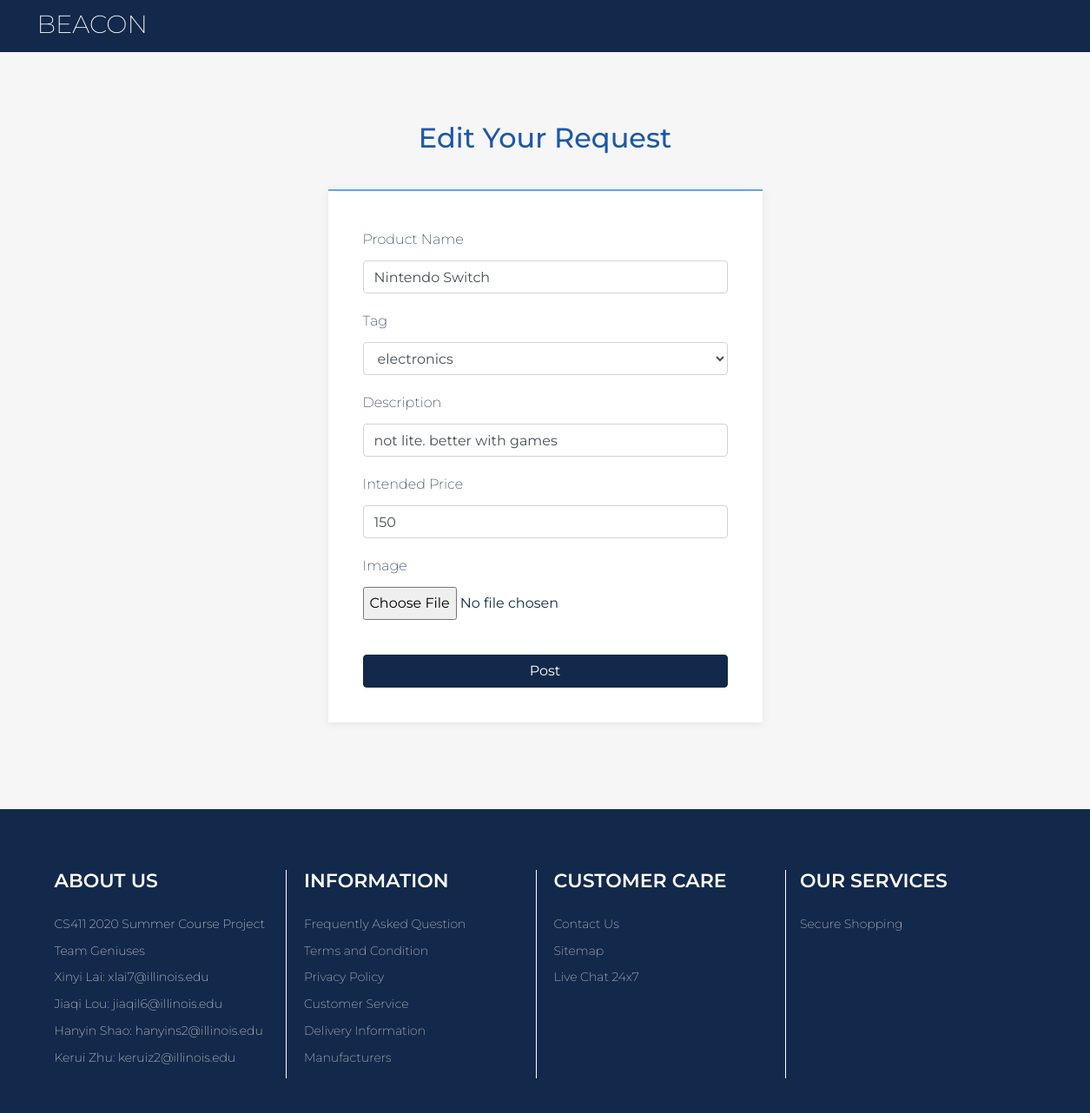
The app's page /edit_request.php?id=17 with its own data.
### tables this page shows
CREATE TABLE `Requests` (
  `RequestId` int NOT NULL,
  `BuyerId` varchar(50) DEFAULT NULL,
  `ProductName` varchar(50) DEFAULT NULL,
  `Tag` varchar(50) DEFAULT NULL,
  `Description` varchar(500) DEFAULT NULL,
  `Image` varchar(100) DEFAULT NULL,
  `IntendedPrice` double DEFAULT NULL,
  `SaleId` int DEFAULT NULL,
  `DatePost` timestamp NOT NULL DEFAULT CURRENT_TIMESTAMP
);

### edit_request.php (the view, shortened to what this page needs)
<?php
    $requestid = (int)$_GET['id'];
    if ($requestid) {
        if ($_SERVER["REQUEST_METHOD"] == "POST") {
            $seller_id = $_SESSION['curr_user'];
            $product_name = ppc($_POST["product_name"]);
            $tag = ppc($_POST["tag"]);
            $description = ppc($_POST["description"]);
            $intended_price = (double)ppc($_POST["intendedPrice"]);
            if ($product_name != "" && $intended_price > 0 && file_exists($_FILES['image']['tmp_name'])) {
                $upload_dir="images/".$seller_id."/";
                if(!is_dir($upload_dir)) { mkdir($upload_dir); }
                $postfix = substr($_FILES['image']['name'],strrpos($_FILES['image']['name'],'.'));
                $filename = $upload_dir.date("YmdHis").$postfix;
                if(move_uploaded_file($_FILES['image']['tmp_name'], $filename)){
                    $conn = connectDB();
                    $sql = "SELECT * FROM Requests WHERE RequestId=$requestid";
                    $result = $conn->query($sql);
                    if ($result) {
                        $row = mysqli_fetch_assoc($result);
                        $original_filepath = $row['Image'];
                        if(is_file($original_filepath)) {
                            unlink($original_filepath);
                        }
                    }
                    else {
                        $msg = "Delete old image Error: " . $sql . "<br>" . $conn->error;
                        header("location:index.php");
                        exit;
                    }
                    $sql = "UPDATE Requests
						    SET ProductName = '$product_name', Tag = '$tag', Description = '$description', Image = '$filename', IntendedPrice = '$intended_price'
                            WHERE RequestId = '$requestid'";
                    if ($conn->query($sql)) {
                        header("location:myrequests.php");
                        exit;
                    } else {
                        $msg = 'Update fail';
                    }
                    $conn->close();
                } else {
                    $msg = 'Store fail';
                }
            } else if ($product_name != "" && $intended_price > 0){
                    $conn = connectDB();
                    $sql = "UPDATE Requests
						    SET ProductName = '$product_name', Tag = '$tag', Description = '$description', IntendedPrice = '$intended_price'
                            WHERE RequestId = '$requestid'";
                    if ($conn->query($sql)) {
                        header("location:myrequests.php");
                        exit;
                    } else {
                        $msg = 'Update fail';
                    }
                    $conn->close();
            }
            else
            {
                $msg = 'Wrong information';
            }
        }
        else {
            $conn = connectDB();
            $sql = "SELECT * FROM Requests WHERE RequestId=$requestid";
            $result = $conn->query($sql);
            if ($result) {
                $row = mysqli_fetch_assoc($result);
                $product_name = $row['ProductName'];
                $tag = $row['Tag'];
                $description = $row['Description'];
                $intended_price = $row['IntendedPrice'];
            }
            else {
                $msg = "Error: " . $sql . "<br>" . $conn->error;
            }
        }
    }
?>
<!DOCTYPE html>
<html>
<head>
    <link rel="stylesheet" href="assets/bootstrap/css/bootstrap.min.css">
    <link rel="stylesheet" href="assets/css/baguetteBox.min.css">
    <link rel="stylesheet" href="assets/css/smoothproducts.css">
</head>
<body>
    <nav class="navbar navbar-dark navbar-expand-lg bg-primary clean-navbar" style="height: 60px; padding-top: 30px;">
        <div class="container"><a class="navbar-brand text-white logo" href="index.php"><p style="font-size: larger;">BEACON</p></a>
        </div>
    </nav>
    <main class="page post-page">
        <section class="clean-block clean-form dark">
            <div class="container">
                <div class="block-heading">
                    <h2 class="text-info">Edit Your Request</h2>
				</div>
				<form action="" method="post" enctype="multipart/form-data">
                    <div class="form-group">
						<label for="focusedInput">Product Name</label>
						<input class="form-control item" type="text" name="product_name" value="<?php echo $product_name;?>"/>
					</div>
                    <div class="form-group">
						<label for="focusedInput">Tag</label><span class="warning"> <?php echo $tag_err;?></span>
                        <select class="form-control" id="tag" name="tag">
							<optgroup label="tag">
                                <option value="electronics"<?php echo $tag=="electronics" ? 'selected':'' ?> >electronics</option>
							</optgroup>
						</select>
					</div>
                    <div class="form-group">
						<label for="focusedInput">Description</label>
						<input class="form-control item" type="text" name="description" value="<?php echo $description;?>"/>
					</div>
                    <div class="form-group">
						<label for="focusedInput">Intended Price</label>
						<input class="form-control item" type="text" name="intendedPrice" value="<?php echo $intended_price;?>"/>
					</div>
                    <div class="form-group">
						<label for="focusedInput">Image</label><br/>
						<input type="file" name="image"/><br/>
					</div>
                    <div class="form-group">
					<fieldset>
					</fieldset>
				    </div>
				<button class="btn btn-primary btn-block" type="submit" name="submit">Post</button>
			</form>
            </div>
        </section>
    </main>
	<footer class="page-footer dark">
        <div class="container">
            <div class="row">
                <div class="col-sm-3">
                    <div class="single-widget">
                        <h5>ABOUT US</h5>
                        <ul>
                            <span class="white-font">CS411 2020 Summer Course Project</br></span>
                            <span class="white-font">Team Geniuses</br></span>
                            <span class="white-font">Xinyi Lai: xlai7@illinois.edu</br></span>
                            <span class="white-font">Jiaqi Lou: jiaqil6@illinois.edu</br></span>
                            <span class="white-font">Hanyin Shao: hanyins2@illinois.edu</br></span>
                            <span class="white-font"> Kerui Zhu: keruiz2@illinois.edu</span>
                        </ul>
                    </div>
                </div>
                <div class="col-sm-3">
                    <div class="single-widget">
                    	<h5>INFORMATION</h5>
                        <ul>
                            <span class="white-font"><a href="#">Frequently Asked Question</a></br></span>
                            <span class="white-font"><a href="#">Terms and Condition</a></br></span>
                            <span class="white-font"><a href="#">Privacy Policy</a></br></span>
                            <span class="white-font"><a href="#">Customer Service</a></br></span>
                            <span class="white-font"><a href="#">Delivery Information</a></br></span>
                            <span class="white-font"><a href="#">Manufacturers</a></br></span>
                        </ul>
                    </div>
                </div>
                <div class="col-sm-3">
                    <div class="single-widget">
                    	<h5>CUSTOMER CARE</h5>
                        <ul>
                            <span class="white-font"><a href="#">Contact Us</a></br></span>
                            <span class="white-font"><a href="#">Sitemap</a></br></span>
                            <span class="white-font"><a href="#">Live Chat 24x7</a></br></span>
                        </ul>
                    </div>
                </div>
                <div class="col-sm-3">
                    <div class="single-widget-1">
                    <h5>OUR SERVICES</h5>
                        <ul>
                            <span class="white-font"><a href="#">Secure Shopping</a></br></span>
                        </ul>
                    </div>
				</div>
            </div>
        </div>
	</footer>
</body>
</html>

### assets/css/smoothproducts.css (style rules this page uses)
html, body { height: 100%; width: 100%; }
.white-font { color: #DDDEDE; padding-top: 20px; padding-right: 10px; line-height: 2.2em; font-size: 14px; }
.single-widget { border-style: solid; border-width: 0 1px 0 0; border-color: #fff; margin-left: -60px; margin-right: 80px; min-height: 240px; }
.single-widget-1 { margin-left: -64px; margin-right: 80px; min-height: 240px; }
.row { margin-left: 50px; margin-right: -90px; min-height: 280px; }
.navbar-brand { margin-left: -30px; }

### records on screen
requests: product_name "Nintendo Switch", tag "electronics", description "not lite. better with games", intendedPrice "150"
